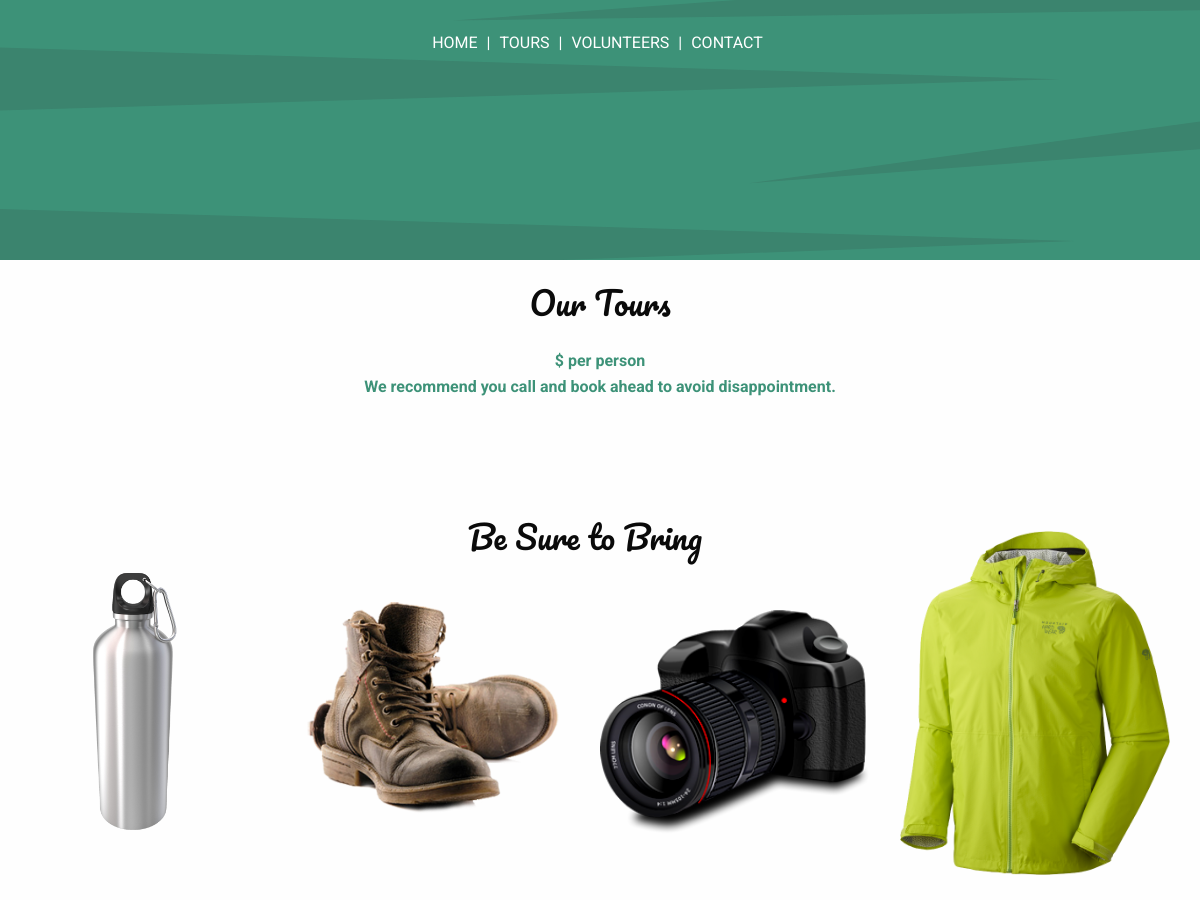
/tours.php?filter=tours (middle part), run on an earlier commit of the app's database.
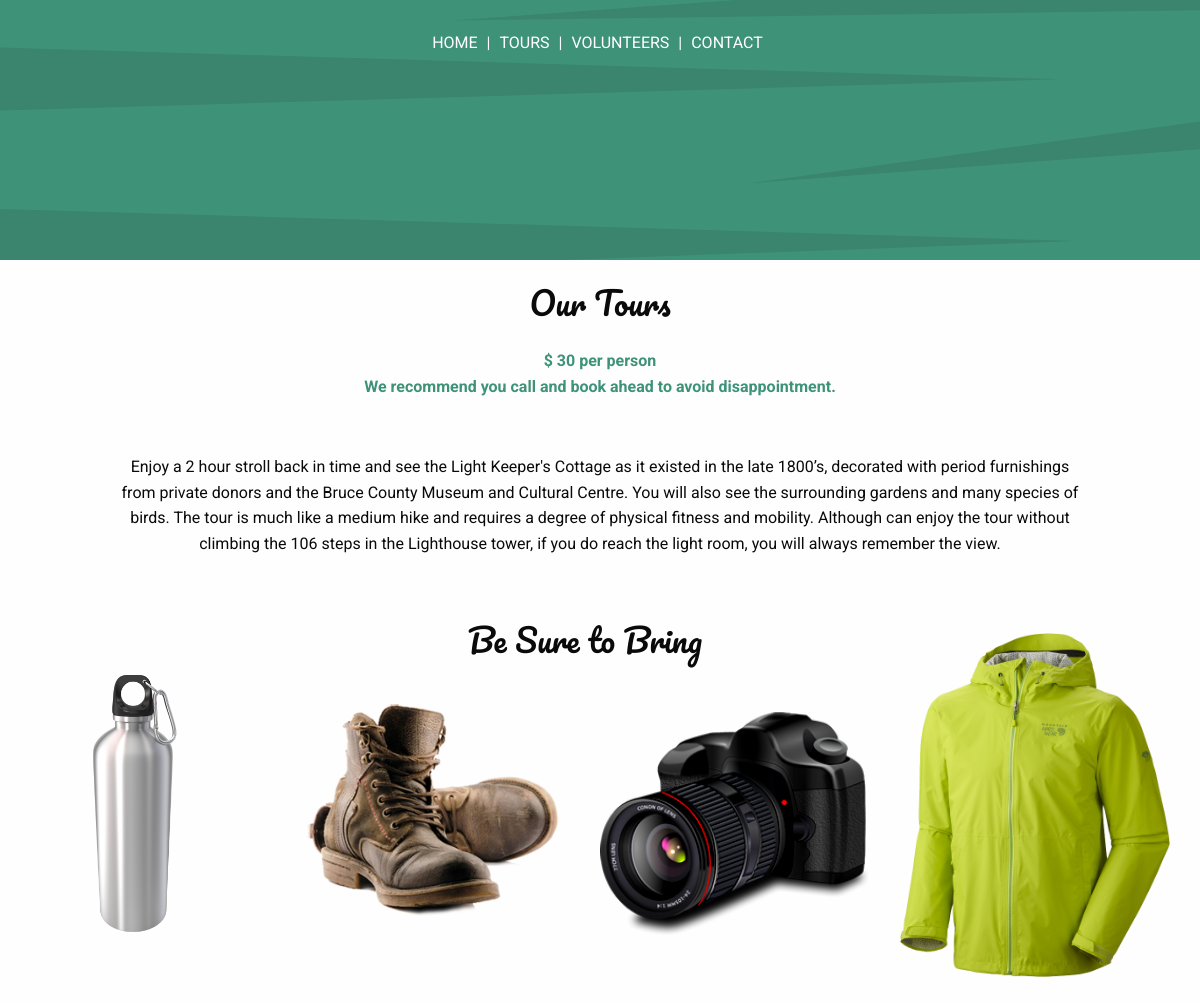
And on a later commit of the database.
### tables this page shows
CREATE TABLE tbl_copy (
  copy_id smallint(4) UNSIGNED NOT NULL,
  copy_page varchar(11) NOT NULL,
  copy_content varchar(1000) NOT NULL
);

### admin/phpscripts/read.php (called while the page is built, shortened)
<?php
function getCopy($filter, $id){
	include('connect.php');
	$query = "SELECT*FROM tbl_copy WHERE copy_page = '{$filter}' and copy_id = {$id}";
	$runquery = mysqli_query($link, $query);
		if($runquery){
			$found_info = mysqli_fetch_array($runquery, MYSQLI_ASSOC);
			return $found_info;
		}else{
			$message = "getCopy failed";
			return $message;
		}
}
?>

### tours.php (the view, shortened to what this page needs)
<?php
  $filter = $_GET['filter'];
?>
<!doctype html>
<html class="no-js" lang="en">
  <head>
    <link rel="stylesheet" href="css/foundation.css" />
    <link rel="stylesheet" href="css/app.css" />
  </head>
  <body>
<section class="container">
 <section class="tours row">
 <h3>Our Tours</h3>
<p class="small-8 small-push-2 columns price">$
<?php
$id = 3;
$pop = getCopy($filter, $id);
echo $pop['copy_content'];
?>
per person<br>We recommend you call and book ahead to avoid disappointment.</p>
<p class="small-12 medium-10 medium-push-1 columns">
<?php
$id = 4;
$pop = getCopy($filter, $id);
echo $pop['copy_content'];
?>
</p>
    <section class="row beSure">
    <h3 class="small-12 columns">Be Sure to Bring</h3>
        <img class="small-6 medium-3 columns" src="img/waterbottle.png" alt="Water Bottle">
        <img class="boots small-6 medium-3 columns" src="img/boots.png" alt="Boots">
        <img class="camera small-6 medium-3 columns" src="img/camera.png" alt="Camera">
        <img class="jacket small-6 medium-3  columns" src="img/jacket.png" alt="Jacket">
    </section>
</section>
</section>
  </body>
</html>

### css/app.css (style rules this page uses)
.container { overflow: hidden; }
.staticHeader { background-image: url("../img/chantry_header.svg"); background-size: 100%; background-repeat: no-repeat; }
a { color:#000; font-family: 'Roboto', sans-serif; text-align: center; }
@media only screen and (min-width: 640px) { .medUpMainNav { height: 50px; text-align: center; margin-top: 40%; margin-bottom: 15%; margin-right: 25px; font-family: 'Roboto', arial; } }
@media only screen and (min-width: 640px) { .medUpMainNav ul li { display: inline; } }
@media only screen and (min-width: 640px) { .medUpMainNav ul li a { padding: 5px; color: #fff; } }
@media only screen and (min-width: 640px) { .border { color: #fff; } }
h3 { font-family: 'Pacifico', cursive; font-size: 1.5em; margin-top: 20px; text-align: center; }
p { font-family: 'Roboto', sans-serif; margin-top: 15px; margin-bottom: 40px; text-align: center; }
@media only screen and (min-width: 640px) { h3 { font-size: 2em; } }
.price { text-align: center; color: #3d9278; font-weight: bold; }
.boots { margin-top: 30px; }
.camera { margin-top: 50px; }
@media only screen and (min-width: 421px) { .camera { margin-right: 50%; } }
@media only screen and (min-width: 421px) { .jacket { margin-top: -50%; } }
@media only screen and (min-width: 640px) { .camera { margin-right: 0; margin-top: 20px; } }
@media only screen and (min-width: 640px) { .jacket { margin-top: -3%; } }

What changed in the data, as far as the page shows it:
added tbl_copy: copy_content "30"
added tbl_copy: copy_content "Enjoy a 2 hour stroll back in time and see the Light Keeper's Cottage as it existed in the late 1800’s, decorated with period furnishings from private donors and the Bruce County Museum and Cultural Centre. You will also see the surrounding gardens and many species of birds. The tour is much like a medium hike and requires a degree of physical fitness and mobility. Although can enjoy the tour without climbing the 106 steps in the Lighthouse tower, if you do reach the light room, you will always remember the view."
